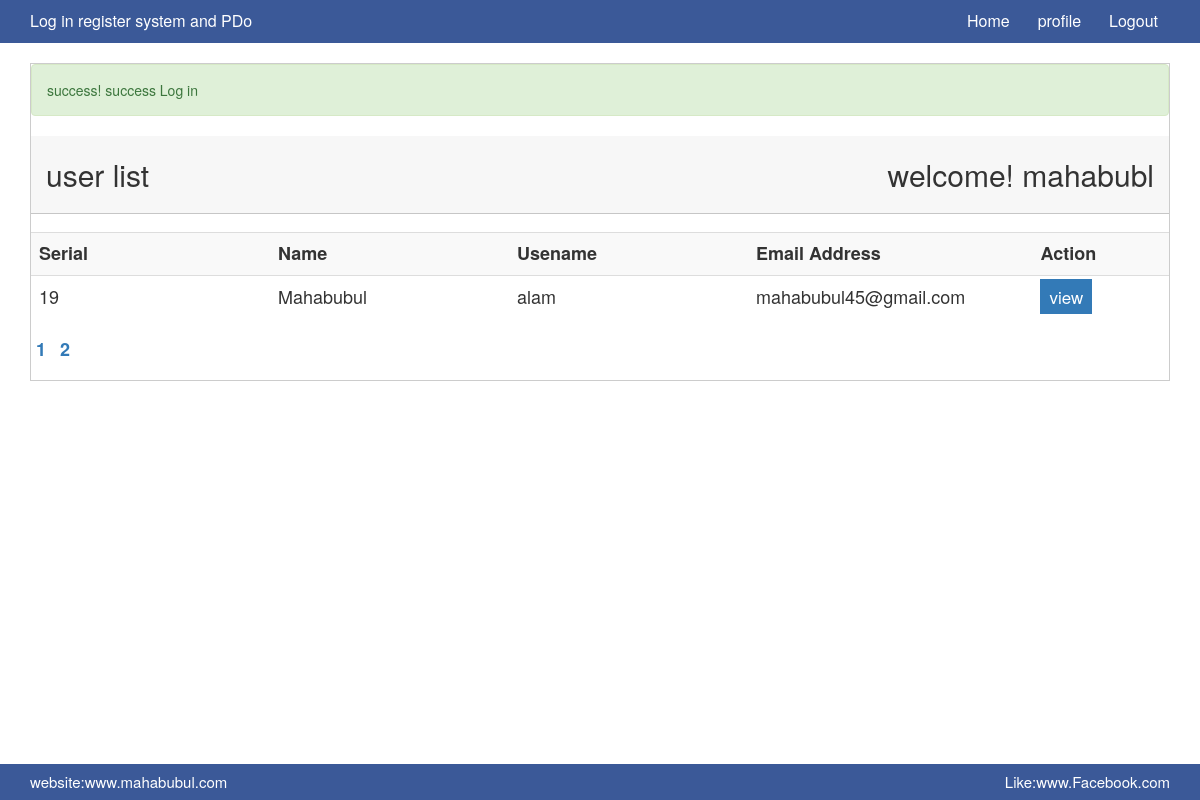
Screenshot of /master_inner.php?user_list=2 (signed in) with the database file from the repository.
### tables this page shows
CREATE TABLE `log_tbl` (
  `id` int(1) NOT NULL,
  `name` varchar(200) NOT NULL,
  `user_name` varchar(100) NOT NULL,
  `gmail_address` varchar(200) NOT NULL,
  `password` varchar(100) NOT NULL
);

### classes/session.php (called while the page is built, shortened)
<?php
  class session{
      public static function get($key){
          if(isset($_SESSION[$key])){
              return $_SESSION[$key];
          }else{
              return false;
          }
      }
  }

### classes/Database.php (called while the page is built, shortened)
<?php
    abstract class dBase{
        public function __construct() {
                    $host_name="localhost";
                    $user_name="root";
                    $password="";
                    $db_name="facebook_log_system";
                    try {
                            $this->pdo = new PDO("mysql:host=$host_name;dbname=$db_name",$user_name, $password);
                    } catch (PDOException$exc) {
                        echo $exc->getMessage();
                    }
        }
    }
  ?>

### classes/login_data.php (called while the page is built, shortened)
<?php
     class log_user extends dBase{
            private  $table="log_tbl ";
          public function select_data_pagination_user($user_list,$per_user){
                try {
                     $sl_info= $this->pdo->prepare(" select * from $this->table order by id DESC limit $user_list,$per_user ");
                     $sl_info->execute();
                     return $sl_info;
                } catch (PDOException  $exc) {
                    echo $exc->getMessage();
                }
          }
          public function select_data(){
                try {
                     $sl_info= $this->pdo->prepare(" select * from $this->table order by id DESC");
                     $sl_info->execute();
                     return $sl_info;
                } catch (PDOException  $exc) {
                    echo $exc->getMessage();
                }
          }
     }
?>

### pages/home_content.php (the view, shortened to what this page needs)
<?php
      $obj_user = new log_user();
        $per_user=5;
        $user_list=0;
        if(isset($_GET['user_list'])){
            if($_GET['user_list']==1){
                  $user_list=0;
            }else{
               $user_list= $_GET['user_list']*$per_user-$per_user;
            }
        }
          $sl_info=$obj_user->select_data_pagination_user($user_list,$per_user);
?>
<div class="container">
    <div class="design-area">
        <div class="row">
            <div class="col-md-12">
                <?php $loginmes = session::get('loginmes');
                        if(isset($loginmes)){
                            echo $loginmes;
                        }
                   ?>
                <div class="row up-area">
                    <div class="col-md-6">
                        <h3>user list</h3>
                    </div>
                    <div class="col-md-6">
                        <div class="right">
                            <h3>welcome!
                                    <?php   $name = session::get('user_name');
                                        if(isset($name)){
                                            echo $name;
                                        }
                                    ?>
                            </h3>
                        </div>
                    </div>
                </div>
                <div class="row">
                    <div class="col-md-12">
                        <table class="table table-striped">
                            <tr>
                                <th width="21%">Serial</th>
                                <th width="21%">Name</th>
                                <th width="21%">Usename</th>
                                <th width="25%">Email Address</th>
                                <th width="22%">Action</th>
                               </tr>
                            <?php foreach ($sl_info as  $value) {?>
                                <tr>
                                    <td><?php echo  $value['id'] ;?></td>
                                    <td><?php echo  $value['name'] ;?></td>
                                    <td><?php echo  $value['user_name'] ;?></td>
                                    <td> <?php echo  $value['gmail_address'] ;?></td>
                                    <td><a  class="btm btn-primary" href="profile.php?id=<?php echo  $value['id'] ;?>">view</a></td>
                                </tr>
                             <?php }?>
                        </table>
                        <?php
                            $sl_info = $obj_user->select_data();
                            $total_row =  $sl_info->rowCount($sl_info);
                            $total_user = ceil($total_row/$per_user);
                           for ($i=1; $i <= $total_user; $i++){ ?>
                                     <a   style=" font-size:18px;font-weight:600;text-align:center;padding: 2px 5px; "  href="master_inner.php?user_list=<?php echo $i ?>  "><?php echo $i ;?></a>
                        <?php   }  ?>
                    </div>
                </div>
            </div>
        </div>
    </div>
</div>

### assets/css/style.css (style rules this page uses)
body { margin: 0; padding: 0; }
h1,h2,h3,h4 { margin: 0; }
.mainArea .up-area { background: #f7f7f7 none repeat scroll 0 0; border-bottom: 1px solid rgba(0, 0, 0, 0.2); margin: auto; padding: 22px 0; width: 1138px; }
.design-area { border: 1px solid rgba(0, 0, 0, 0.2); padding-bottom: 17px; }
.mainArea .up-area h3 { font-size: 30px; }
.mainArea .up-area .right { float: right }
.mainArea table.table { margin-top: 18px; }
.mainArea table.table tr th { font-size: 18px }
.mainArea table.table tr td { font-size: 18px }
.btm.btn-primary { font-size: 17px; padding: 5px 9px; }

### rows the page displays
log_tbl: id "19", name "Mahabubul", user_name "alam", gmail_address "mahabubul45@gmail.com"

### other values shown
$loginmes "success! success Log in"
$name "mahabubl"
